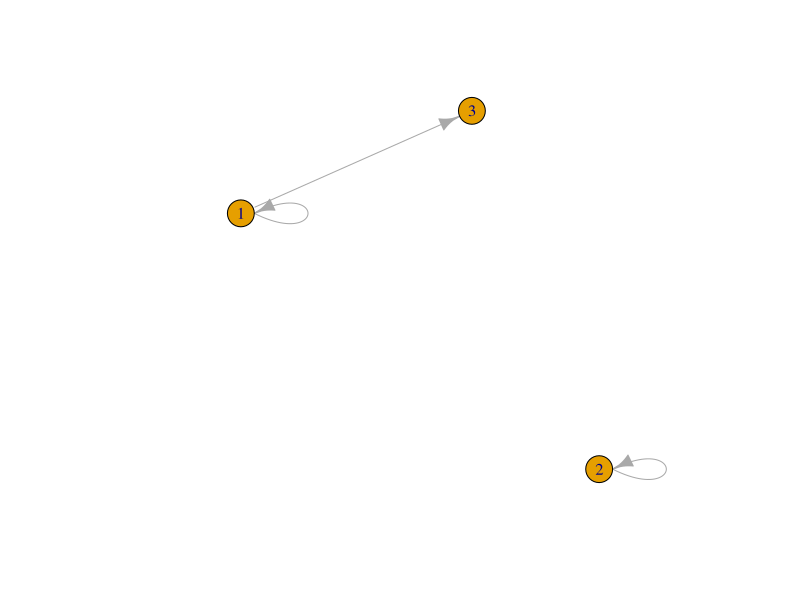
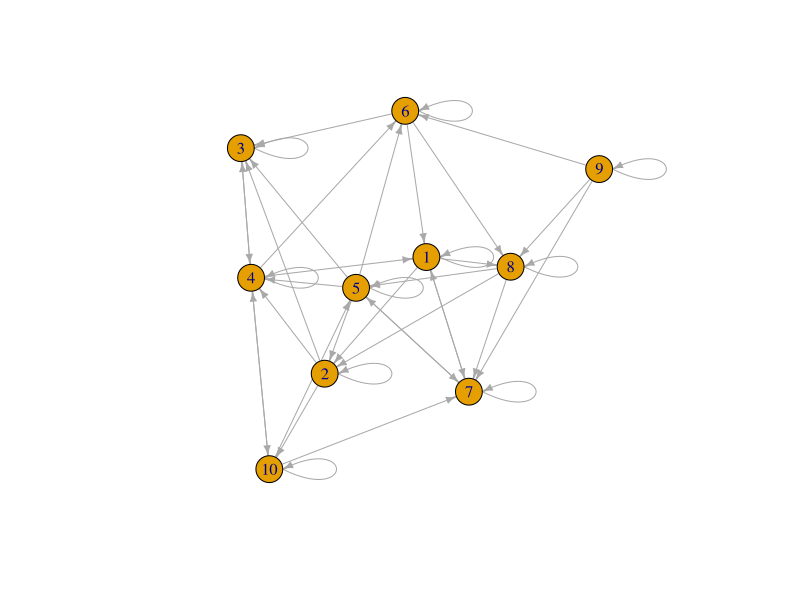
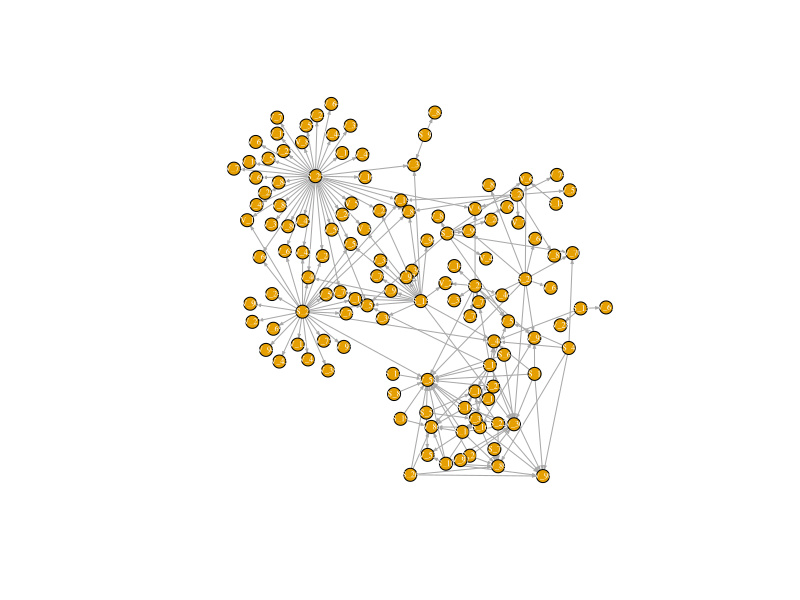
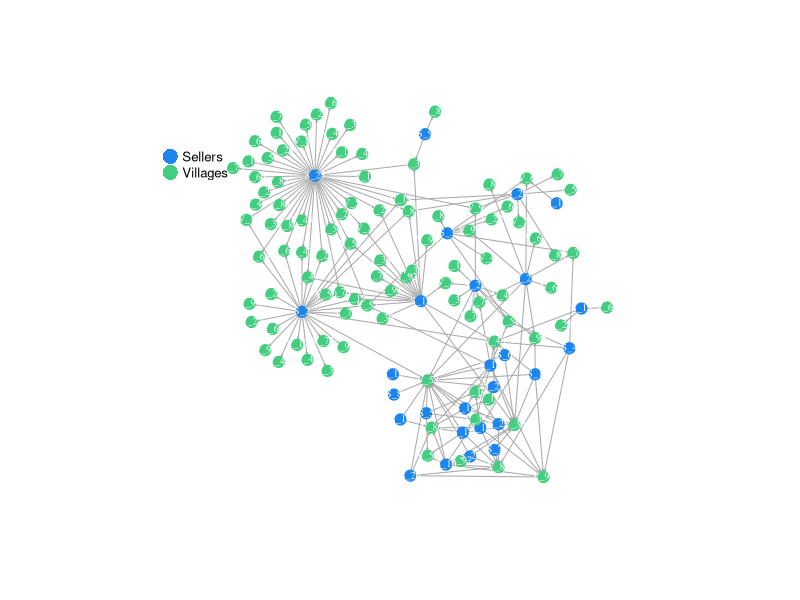
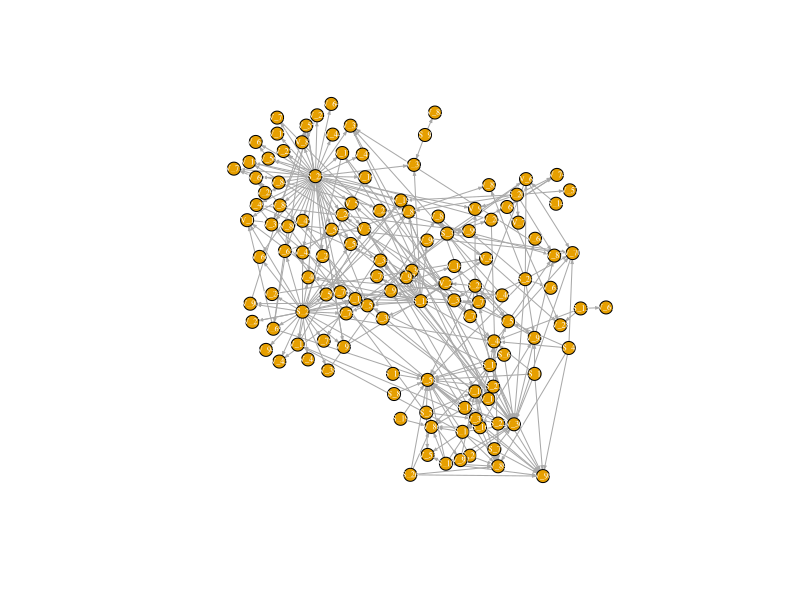
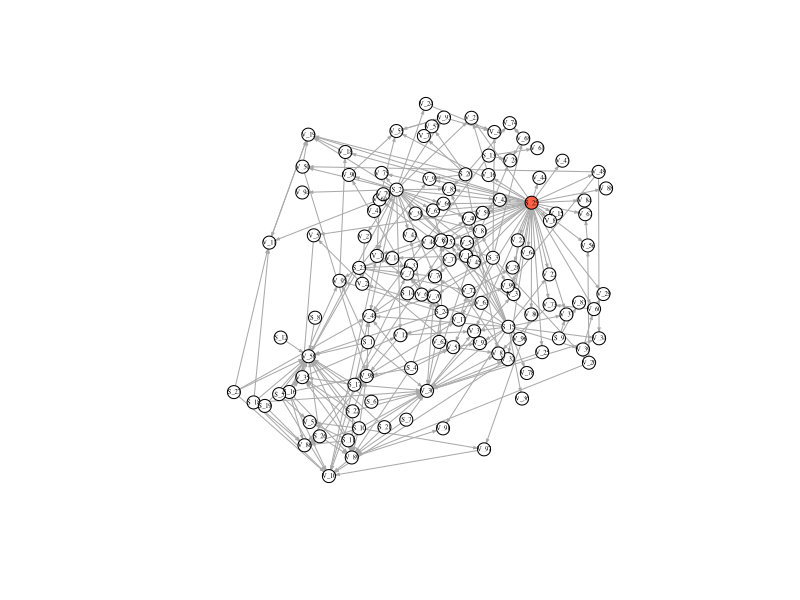
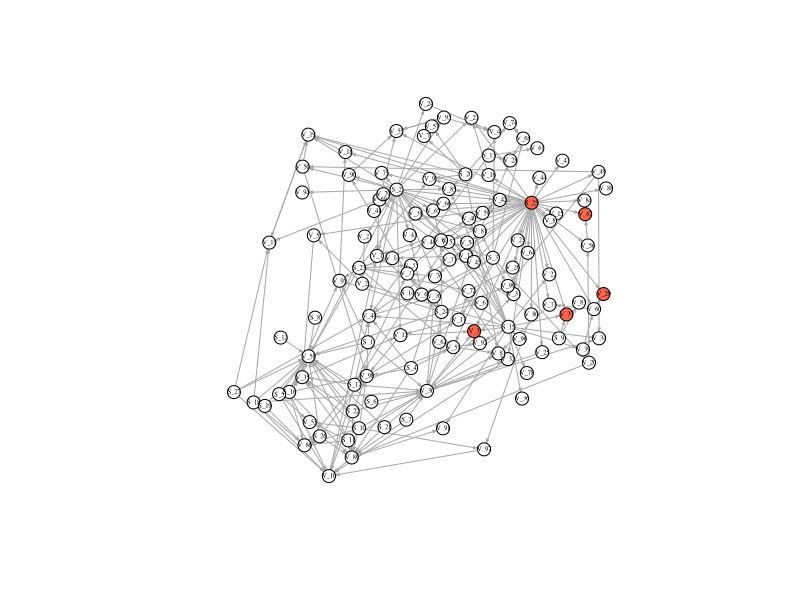
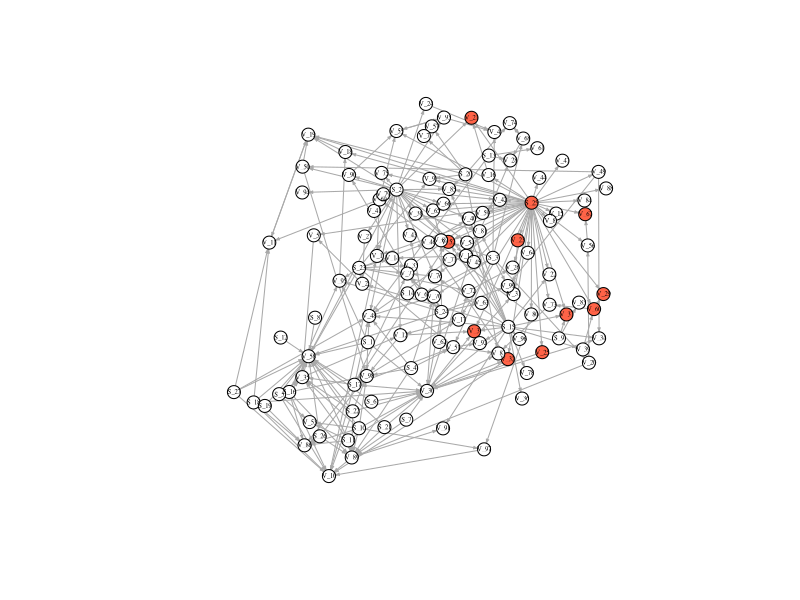

These figures' R source, in order:
## ---- chunk 1
library(igraph)
library(tidyverse)
## ---- chunk 2
X1 <- matrix(1:9,ncol=3)
X1
X2 <- matrix(21:29,ncol=3)
X2
X1 * X2 ## element wise multiplication
X1 %*% X2 ## Matrix multiplication
## ---- chunk 3
V1 <- c(1,0,0) # starting vector of states
M1 <- matrix(c(1,0,0,0,1,0,1,0,0),ncol=3)
M2 <- graph_from_adjacency_matrix(M1)
plot(M2)
V2 <- V1 %*% M1 ### matrix multiplication 
V2
## ---- chunk 4
A <- matrix(1:9,ncol=3)
A
B <- matrix(c(1,1,0,0,0,1,0,1,0),ncol=3)
B
## ---- chunk 5
A * B 
## ---- chunk 6
A %*% B
## ---- chunk 7
B %*% A
## ---- chunk 8
Time1 <- c(1,0,0,0,0,1,1,1,1,0) ## call this vector "Time 1"
length(Time1) ## vector of 10 nodes
sum(Time1) ### 5 infected
## ---- chunk 9
Amat <- matrix(runif(100) > 0.7, ncol=10) # 30% chance that a link is formed between any two nodes
Amat <- Amat*1 ## make your logical values 1's a 0's
diag(Amat) <- 1 # set the diagonals to 1 so that if a node is infected, it stays infected
Amat # our randomly generated matrix
## ---- chunk 10
Mat3 <- graph_from_adjacency_matrix(Amat)
plot(Mat3, edge.arrow.size = .5)
## ---- chunk 11
temp <- Time1 %*% Amat  # here values can be greater than 1. Place in temporary object
Time2 <- as.numeric(temp > 0) # Make 0s and 1s again
df <- cbind(Time1,Time2)
df
## ---- chunk 12
nodes <- read.csv("nodelist.csv", header=TRUE) #load in node attribute file (see node attributes include color)
links <- read.csv("edgelist.csv", header = TRUE) #load in edge attribute file 
links$weight <- as.numeric(links$weight) ### weight is the average volume sold
head(links) # check the first few lines of the link file 
nrow(links)

## ---- chunk 13
edges <- aggregate(links$weight,links[,1:2],sum) # aggregate transactions and sum total volume sold
head(edges) #check edges
dim(edges) #check dimensions of edges (now we have aggregated 875 transactions to 205)
## ---- chunk 14
SweetNet <- graph_from_data_frame(d = edges, vertices =  nodes, directed = T) #combine node and link files to create a directed adjaceny matrix 
fix.layout <- layout_with_dh(SweetNet) #fix layout so future runs will have the same layout!!
plot(SweetNet, edge.arrow.size=.2, vertex.size=7, vertex.label.cex=.5, vertex.label.color='white', layout= fix.layout) # plot! (node colors are specified in the node attribute file)
## ---- chunk 15
## still without village to village connections
V(SweetNet)$color <- ifelse(nodes$Type == "Buyer", "dodgerblue2", "seagreen3")
plot(SweetNet, edge.arrow.size=.1, vertex.label.color = "white", vertex.size=6, vertex.label.cex=.6, layout = fix.layout, edge.curved = FALSE, vertex.frame.color=V(SweetNet)$color)
E(SweetNet)$color <- "gray55"
legend(x=-1.4, y=.8, c("Sellers","Villages"), pch=16, col= c("dodgerblue2", "seagreen3"),  pt.cex=2, cex= .8, bty="n", ncol=1)
## ---- chunk 16
FullNet <- read.csv("sweetpotato.csv", header = TRUE, row.names = 1)
FullNet2 <- as.matrix(FullNet)
FullNet3 <- graph_from_adjacency_matrix(FullNet2)
FullNet3
plot(FullNet3, edge.arrow.size=.2, vertex.size=7, vertex.label.cex=.5, vertex.label.color='white', layout= fix.layout)
## ---- chunk 17
### create a vector with the first node of 126 set to 1, rest zeros.
vec <- rep(0, 126) ## vector of 126 0s 
vec[c(18)] <- 1 ## set first vector to 1. This corresponds to the first node in our node list. This will be where our infection starts. 
vec
## ---- chunk 18
nodenum <- 126 ## a placeholder object with the number of nodes in our network 
nn <- nodenum*nodenum
runif(nn) < .1 ## runif() generates vector the size of our matrix filled with numbers drawn from the uniform distribution
matrix_a <- matrix(runif(nn)<.1, ncol =nodenum, nrow = nodenum) # if less than .1, put 1 into the matrix if not, 0 (no spread)
matrix_a
matrix_a <- matrix_a*1 ## From TRUE/FALSE back to 0s and 1s 
matrix_a # matrix of links that will realize infection (10%)
## ---- chunk 19
matrix_c <- matrix_a * FullNet2 ## potential links reduced to 10%, simulating a 10% chance of spread
diag(matrix_c) <- 1 #keep infection in nodes that are infected by setting the diag to 1
matrix_c
## ---- chunk 20
v_1 <- vec %*% matrix_c ## starting state vector and new matrix
v_1 ## this is our state in time 2
v_2 <- as.numeric(v_1 >0) # as numeric
v_2 # vector of transmission at Time 1 (assuming that the virus was transmitted in 5% of transactions of variety x in 2014)


## add state in time 1 and 2 to a new tibble to save results

as_tibble(vec)
as_tibble(v_2)
timestatus <- cbind(nodes, vec, v_2)
timestatus
## ---- chunk 21
#### Now time 3


matrix_d <- matrix(runif(nn)<.10, ncol =length(vec), nrow = length(vec)) ## new random matrix
matrix_d
matrix_d <- matrix_d*1
matrix_d
matrix_e <- matrix_d * FullNet2 ## again, create 1 if less than .1 (10% chance of spread)
diag(matrix_e) <- 1
matrix_e 
v_3 <- v_2 %*% matrix_e ## multiply new matrix by state 2
v_3
v_3 <- as.numeric(v_3 > 0)
as_tibble(v_3)
timestatus <- cbind(nodes, vec, v_2, v_3)
timestatus


#### Time 4

matrix_f <- matrix(runif(nn)<.1, ncol =length(vec), nrow = length(vec))
matrix_f <- matrix_f * 1
matrix_f <- matrix_f * FullNet2
diag(matrix_f) <- 1
matrix_f
v_4 <- v_3 %*% matrix_f
v_4
v_4 <- as.numeric(v_4 > 0)
as_tibble(v_4)
timestatus <- cbind(nodes, vec, v_2, v_3, v_4)
timestatus <- as_tibble(timestatus)
timestatus


#### Time 5

matrix_g <- matrix(runif(nn)<.1, ncol =length(vec), nrow = length(vec))
matrix_g <- matrix_g * 1
matrix_g <- matrix_g * FullNet2
diag(matrix_g) <- 1
matrix_g
v_5 <- v_4 %*% matrix_g
v_5
v_5 <- as.numeric(v_5 > 0)
as_tibble(v_5)
timestatus <- cbind(nodes, vec, v_2, v_3, v_4, v_5)
timestatus <- as_tibble(timestatus)
timestatus

#### Time 6

matrix_h <- matrix(runif(nn)<.1, ncol =length(vec), nrow = length(vec))
matrix_h <- matrix_h * 1
matrix_h <- matrix_h * FullNet2
diag(matrix_h) <- 1
matrix_h
v_6 <- v_5 %*% matrix_h ## use the last state 
v_6
v_6 <- as.numeric(v_6 > 0)
as_tibble(v_6)
timestatus <- cbind(nodes, vec, v_2, v_3, v_4, v_5, v_6)
timestatus <- as_tibble(timestatus)
timestatus


#### Time 7

matrix_i <- matrix(runif(nn)<.1, ncol =length(vec), nrow = length(vec))
matrix_i <- matrix_i * 1
matrix_i <- matrix_i * FullNet2
diag(matrix_i) <- 1
matrix_i
v_7 <- v_6 %*% matrix_i ## use the last state 
v_7
v_7 <- as.numeric(v_7 > 0)
as_tibble(v_7)
timestatus <- cbind(nodes, vec, v_2, v_3, v_4, v_5, v_6, v_7)
timestatus <- as_tibble(timestatus)
timestatus

#### Time 8

matrix_j <- matrix(runif(nn)<.1, ncol =length(vec), nrow = length(vec))
matrix_j <- matrix_j * 1
matrix_j <- matrix_j * FullNet2
diag(matrix_j) <- 1
matrix_j
v_8 <- v_7 %*% matrix_j ## use the last state 
v_8
v_8 <- as.numeric(v_8 > 0)
as_tibble(v_8)
timestatus <- cbind(nodes, vec, v_2, v_3, v_4, v_5, v_6, v_7, v_8)
timestatus <- as_tibble(timestatus)
timestatus


#### Time 9

matrix_k <- matrix(runif(nn)<.1, ncol =length(vec), nrow = length(vec))
matrix_k <- matrix_k * 1
matrix_k <- matrix_k * FullNet2
diag(matrix_k) <- 1
matrix_k
v_9 <- v_8 %*% matrix_k ## use the last state 
v_9
v_9 <- as.numeric(v_9 > 0)
as_tibble(v_9)
timestatus <- cbind(nodes, vec, v_2, v_3, v_4, v_5, v_6, v_7, v_8, v_9)
timestatus <- as.tibble(timestatus)
timestatus


#### Time 10

matrix_l <- matrix(runif(nn)<.1, ncol =length(vec), nrow = length(vec))
matrix_l <- matrix_l * 1
matrix_l <- matrix_l * FullNet2
diag(matrix_l) <- 1
matrix_l
v_10 <- v_9 %*% matrix_l ## use the last state 
v_10
v_10 <- as.numeric(v_10 > 0)
as_tibble(v_10)
timestatus <- cbind(nodes, vec, v_2, v_3, v_4, v_5, v_6, v_7, v_8, v_9, v_10)
timestatus <- as.tibble(timestatus)
timestatus
## ---- chunk 22
l <- layout_with_dh(FullNet3)
V(FullNet3)$color <- ifelse(timestatus$vec == 1, "tomato", "white")
plot(FullNet3, edge.arrow.size=.2, vertex.size=7, vertex.label.cex=.4, vertex.label.color='black', layout = l)

V(FullNet3)$color <- ifelse(timestatus$v_2 == 1, "tomato", "white")
plot(FullNet3, edge.arrow.size=.2, vertex.size=7, vertex.label.cex=.4, vertex.label.color='black', layout = l)

V(FullNet3)$color <- ifelse(timestatus$v_3 == 1, "tomato", "white")
plot(FullNet3, edge.arrow.size=.2, vertex.size=7, vertex.label.cex=.4, vertex.label.color='black', layout = l)

V(FullNet3)$color <- ifelse(timestatus$v_4 == 1, "tomato", "white")
plot(FullNet3, edge.arrow.size=.2, vertex.size=7, vertex.label.cex=.4, vertex.label.color='black', layout = l)

V(FullNet3)$color <- ifelse(timestatus$v_5 == 1, "tomato", "white")
plot(FullNet3, edge.arrow.size=.2, vertex.size=7, vertex.label.cex=.4, vertex.label.color='black', layout = l)

V(FullNet3)$color <- ifelse(timestatus$v_6 == 1, "tomato", "white")
plot(FullNet3, edge.arrow.size=.2, vertex.size=7, vertex.label.cex=.4, vertex.label.color='black', layout = l)

V(FullNet3)$color <- ifelse(timestatus$v_7 == 1, "tomato", "white")
plot(FullNet3, edge.arrow.size=.2, vertex.size=7, vertex.label.cex=.4, vertex.label.color='black', layout = l)

V(FullNet3)$color <- ifelse(timestatus$v_8 == 1, "tomato", "white")
plot(FullNet3, edge.arrow.size=.2, vertex.size=7, vertex.label.cex=.4, vertex.label.color='black', layout = l)

V(FullNet3)$color <- ifelse(timestatus$v_9 == 1, "tomato", "white")
plot(FullNet3, edge.arrow.size=.2, vertex.size=7, vertex.label.cex=.4, vertex.label.color='black', layout = l)

V(FullNet3)$color <- ifelse(timestatus$v_10 == 1, "tomato", "white")
plot(FullNet3, edge.arrow.size=.2, vertex.size=7, vertex.label.cex=.4, vertex.label.color='black', layout = l)

## ---- chunk 23
timestatus1 <- timestatus %>%
  gather('vec', 'v_2', 'v_3', 'v_4', 'v_5', 'v_6', 'v_7', 'v_8', 'v_9', 'v_10', key = "Timestep", value = "Status" )
head(timestatus1) ## clean up data so status is not in columns


## sum the number of nodes infected at each time point
times1 <- timestatus1 %>%
  group_by(Timestep) %>%
  summarise(
    Number_of_Nodes = sum(Status, na.rm = TRUE)
  ) 

## plot number of nodes over 10 time steps
ggplot(data = times1, mapping = aes(reorder(Timestep, Number_of_Nodes), y = Number_of_Nodes)) +
  geom_point()
## ---- chunk 24

DiseaseSpreadFUN <- function(k, startnode, nodenum, p){
  nn <- nodenum*nodenum
  k <- as.matrix(k)
  diag(k) <-1
  vec <- rep(0, nodenum)
  vec[c(startnode)] <- 1
  NodesNew <- rep(1:126,20*100) # make a dataframe large enough for 20 times steps, 100 simulations
  Vec <- matrix(rep(vec,22),22,byrow = T) #vector of infection states after each time step
  Status <- NULL
  Step <- NULL
  Sim <- NULL
  
  for(j in 1:100){ ## number of simulations 
    Sim <- c(Sim,rep(j,nodenum*20)) ## number of time steps
    
    for(i in 1:20){
      MatrixRun <- matrix(runif(nn)< p, ncol =length(vec), nrow = length(vec))
      MatrixRun <- MatrixRun*1
      MatrixRun <- MatrixRun*k
      MatrixRun[c(1:17, 19:27),c(1:17, 19:27)] <- 0 ## if we want to keep the infection from spreading to other sellers, we need to set them to 0 
      diag(MatrixRun) <- 1
      Vec[i+1,] <- Vec[i,] %*% MatrixRun 
      Vec[i+1,] <- as.numeric(Vec[i+1,] > 0) 
      Status <- c(Status ,Vec[i+1,])
      Step <- c(Step, rep(i, 126))
    }
  }
  temp <- cbind(NodesNew,Sim, Step, Status)
  temp <- as.tibble(temp)
  out <- temp %>%
    group_by(Sim, Step) %>%
    summarise(Number_of_Nodes = sum(Status))
  return(out)
}
## ---- chunk 25
A <- DiseaseSpreadFUN(FullNet2, 18, 126, .1)
A
## ---- chunk 26
library(ggplot2) ## I choose to use ggplot here 

p <-  ggplot(data = A, mapping = (aes(x = Step, y = Number_of_Nodes))) + 
  ylim(0, 100) +
  geom_jitter(color = "gray70") +
  geom_smooth(se = FALSE) +
  theme_classic(base_size = 24) +
  xlab("Timestep") +
  ylab("Number of Nodes Infected") +
  scale_x_continuous(breaks = c(1, 2, 3, 4, 5, 6, 7, 8, 9, 10, 11, 12, 13, 14, 15, 16, 17, 18, 19, 20),
                     label = c(1, 2, 3, 4, 5, 6, 7, 8, 9, 10, 11, 12, 13, 14, 15, 16, 17, 18, 19, 20)) 
p
